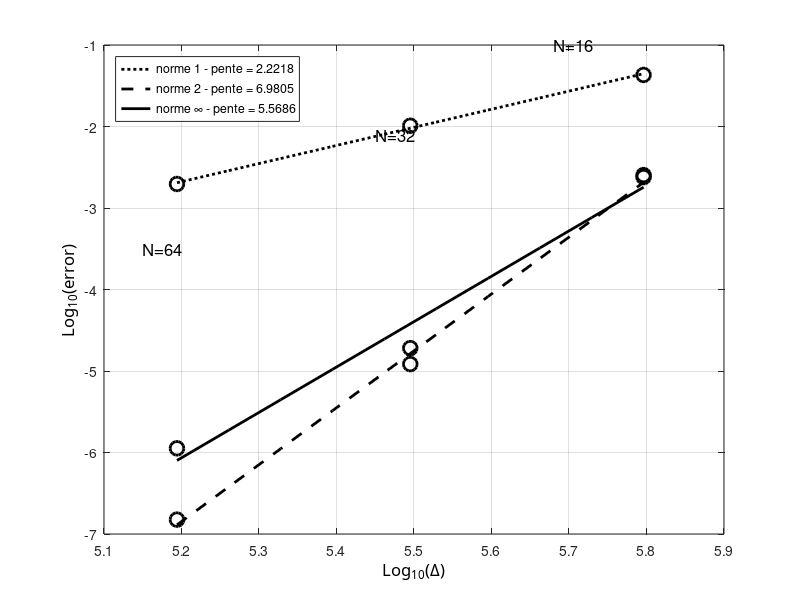

The MATLAB script that drew this image:
clc; clear all; close all;

radius=6371220;
N=[16 32 64];
dx=2*pi*radius./(4*N);
e1=[4.3512e-3 3.4013e-4 1.8727e-5];
e2=[5.3203e-3 5.0150e-4 3.9000e-5];
e3=[1.4743e-2 1.8541e-3 1.9349e-4];

e1=[4.2910e-2 1.0220e-2 1.9720e-3];
e2=[2.3945e-3 1.2153e-5 1.5016e-7];
e3=[2.5354e-3 1.9082e-5 1.1257e-6];



ldx=log10(dx);
le1=log10(e1);
le2=log10(e2);
le3=log10(e3);

%% plot 1
figure(11); 
%% curve 1
hl1=plot(ldx,le1,'ok');
set(hl1,'LineWidth',2.0);
set(hl1,'MarkerSize',10);
%set(hl1,'MarkerFaceColor','m');
%set(hl1,'MarkerEdgeColor','k');

hold on;
[a1,b1]=polyfit(ldx,le1,1);
tt=linspace(min(ldx),max(ldx),10);
lsq1=a1(2)+a1(1)*tt;
%a1=[3.8523 -35.1389]; lsq1=a1(2)+a1(1)*tt;
% %% courbes...
%hlf1=plot(tt,lsq1,'-r');
hlf1=plot(tt,lsq1,':k');
set(hlf1,'LineWidth',2.0);


%% curve 2
hl2=plot(ldx,le2,'ok');
set(hl2,'LineWidth',2.0);
set(hl2,'MarkerSize',10);
%set(hl2,'MarkerFaceColor','b');
%set(hl2,'MarkerEdgeColor','k');

hold on;
[a2,b1]=polyfit(ldx,le2,1);
tt=linspace(min(ldx),max(ldx),10);
lsq1=a2(2)+a2(1)*tt;
%a2=[3.8805 -35.1747]; lsq1=a2(2)+a2(1)*tt;
% %% courbes...
%hlf2=plot(tt,lsq1,'-b');
hlf2=plot(tt,lsq1,'--k');
set(hlf2,'LineWidth',2.0);

%% curve 3
hl3=plot(ldx,le3,'ok');
set(hl3,'LineWidth',2.0);
set(hl3,'MarkerSize',10);
%set(hl3,'MarkerFaceColor','r');
%set(hl3,'MarkerEdgeColor','k');

hold on;
[a3,b1]=polyfit(ldx,le3,1);
tt=linspace(min(ldx),max(ldx),10);
lsq1=a3(2)+a3(1)*tt;
%a3=[3.9806 -35.3017]; lsq1=a3(2)+a3(1)*tt;
% %% courbes...
%hlf3=plot(tt,lsq1,'-g');
hlf3=plot(tt,lsq1,'-k');
set(hlf3,'LineWidth',2.0);

ha=gca;
xa=get(gca,'Xlabel');
set(ha,'Xgrid','on');
set(xa,'String','Log_{10}(\Delta)');
set (xa,'FontName','Calibri');
set(xa,'FontSize',12);

% ylabel
ha=gca;
ya=get(gca,'Ylabel');
set(ha,'Ygrid','on');
set(ya,'String','Log_{10}(error)');
set (ya,'FontName','Calibri');
set(ya,'FontSize',12);

%% legend
legend([hlf1,hlf2,hlf3],{['norme 1 - pente = ' num2str(a1(1))],['norme 2 - pente = ' num2str(a2(1))],['norme \infty - pente = ' num2str(a3(1))]},'Location','NorthWest')

%% texte
ht=text('Position',[4.85, -2.5,0],'String','N=128');
set(ht,'FontSize',12);
ht=text('Position',[5.15,-3.5,0],'String','N=64');
set(ht,'FontSize',12);
ht=text('Position',[5.45,-2.1,0],'String','N=32');
set(ht,'FontSize',12);
ht=text('Position',[5.68,-1,0],'String','N=16');
set(ht,'FontSize',12);